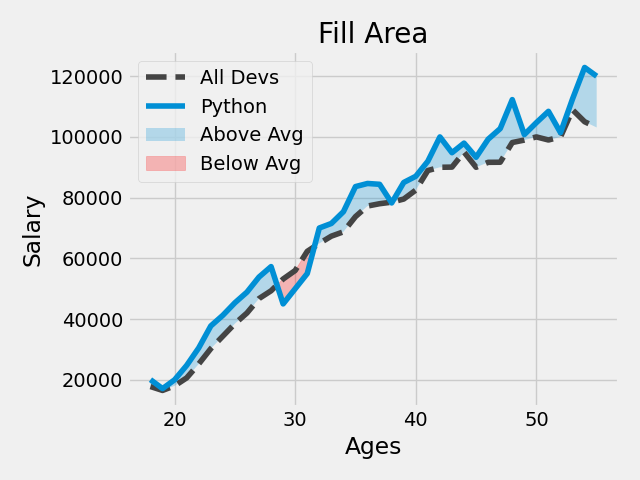

This figure's Python source:
from matplotlib import pyplot as plt
import pandas as pd

plt.style.use('fivethirtyeight')

df = pd.read_csv('fill_data.csv')
print(df.head())

ages = df['Age']
dev_salaries = df['All_Devs']
py_salaries = df['Python']
js_salaries = df['JavaScript']

avg_salary = 57287

plt.plot(ages, dev_salaries, color = '#444444', linestyle = '--', label = 'All Devs')
plt.plot(ages, py_salaries, label = 'Python')

# plt.fill_between(ages, py_salaries, y2 = avg_salary, alpha = 0.25, where=(py_salaries > avg_salary), interpolate=True) #alpha = density
# plt.fill_between(ages, py_salaries, y2 = avg_salary, alpha = 0.25, where=(py_salaries <= avg_salary), interpolate=True, color = 'red')

plt.fill_between(ages, py_salaries, y2 = dev_salaries, alpha = 0.25, where=(py_salaries > dev_salaries), interpolate=True, label = 'Above Avg') #alpha = density
plt.fill_between(ages, py_salaries, y2 = dev_salaries, alpha = 0.25, where=(py_salaries <= dev_salaries), interpolate=True, color = 'red', label = 'Below Avg')

plt.title('Fill Area')
plt.xlabel('Ages')
plt.ylabel('Salary')

plt.legend()
plt.tight_layout()

plt.savefig('5_FillArea.png')
plt.show()